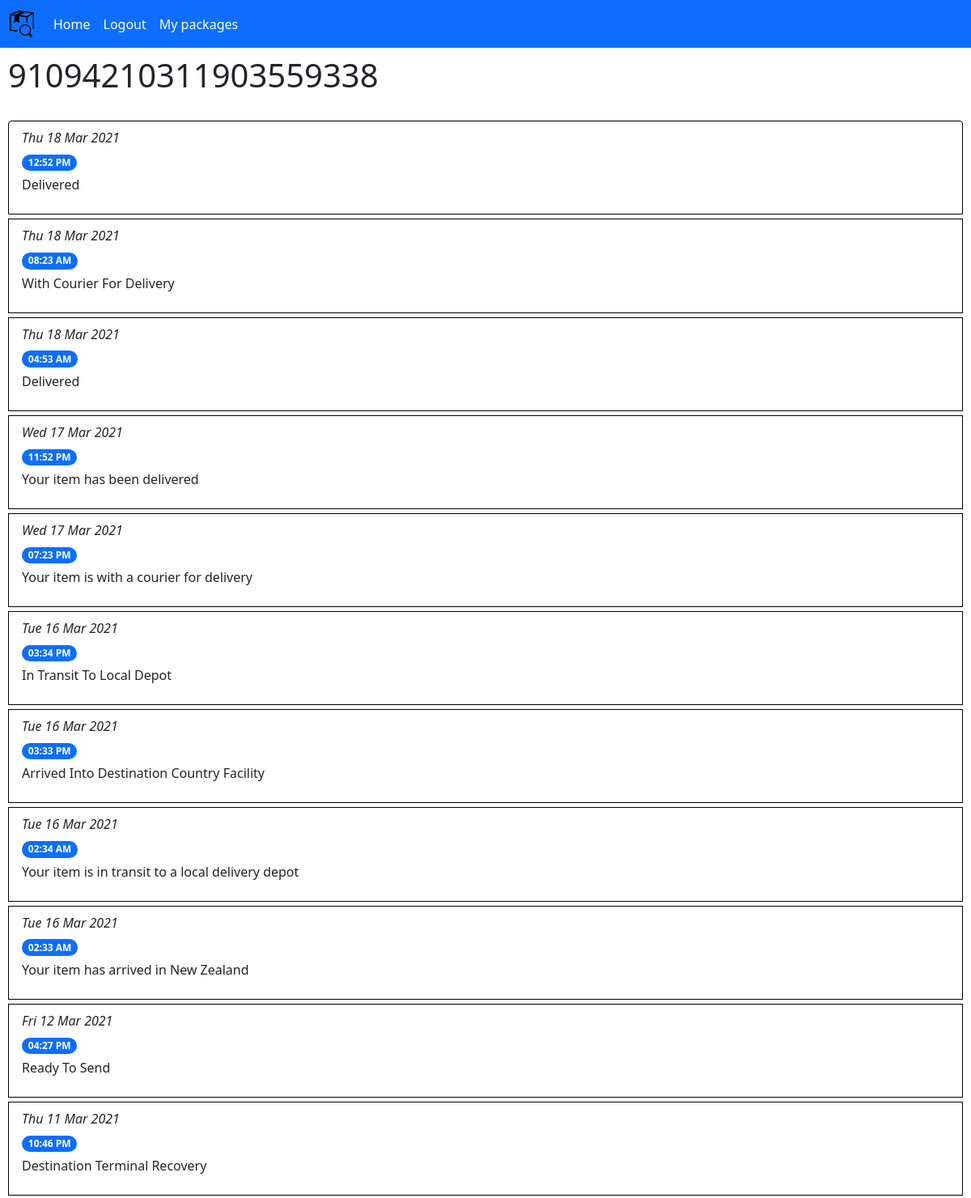
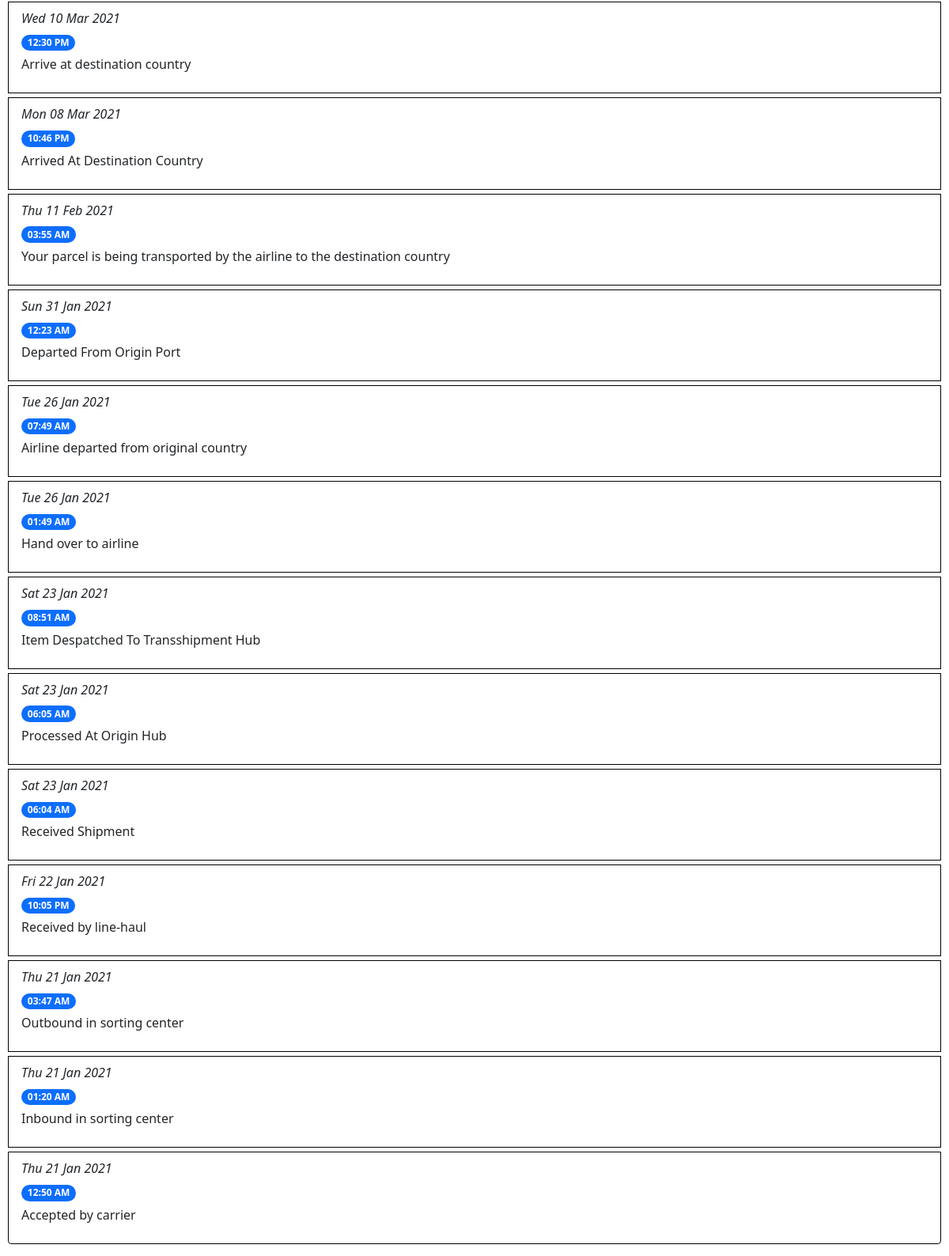
Before: /packageDetails/1 (signed in) with the older database file (2 pictures, top to bottom).
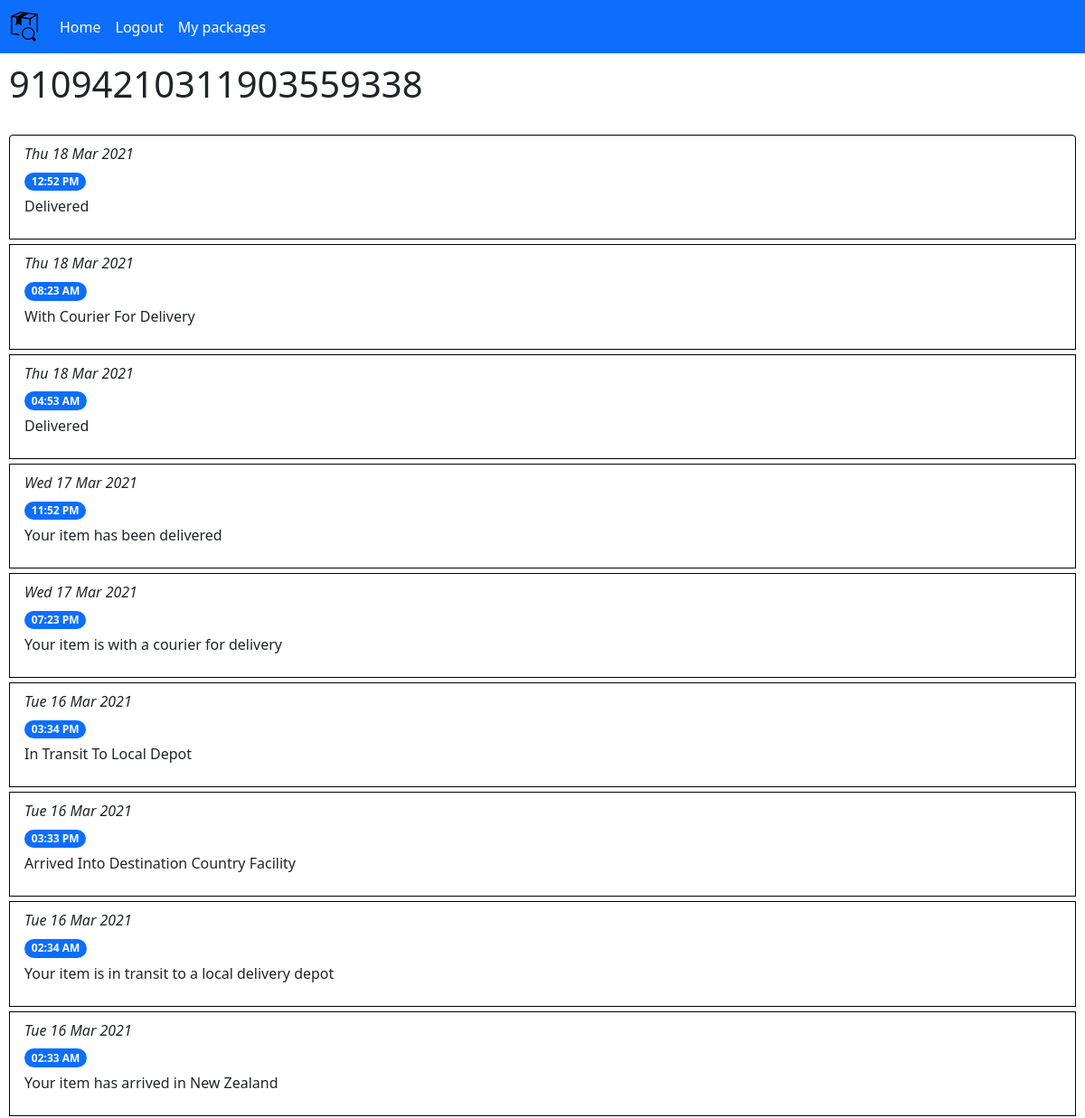
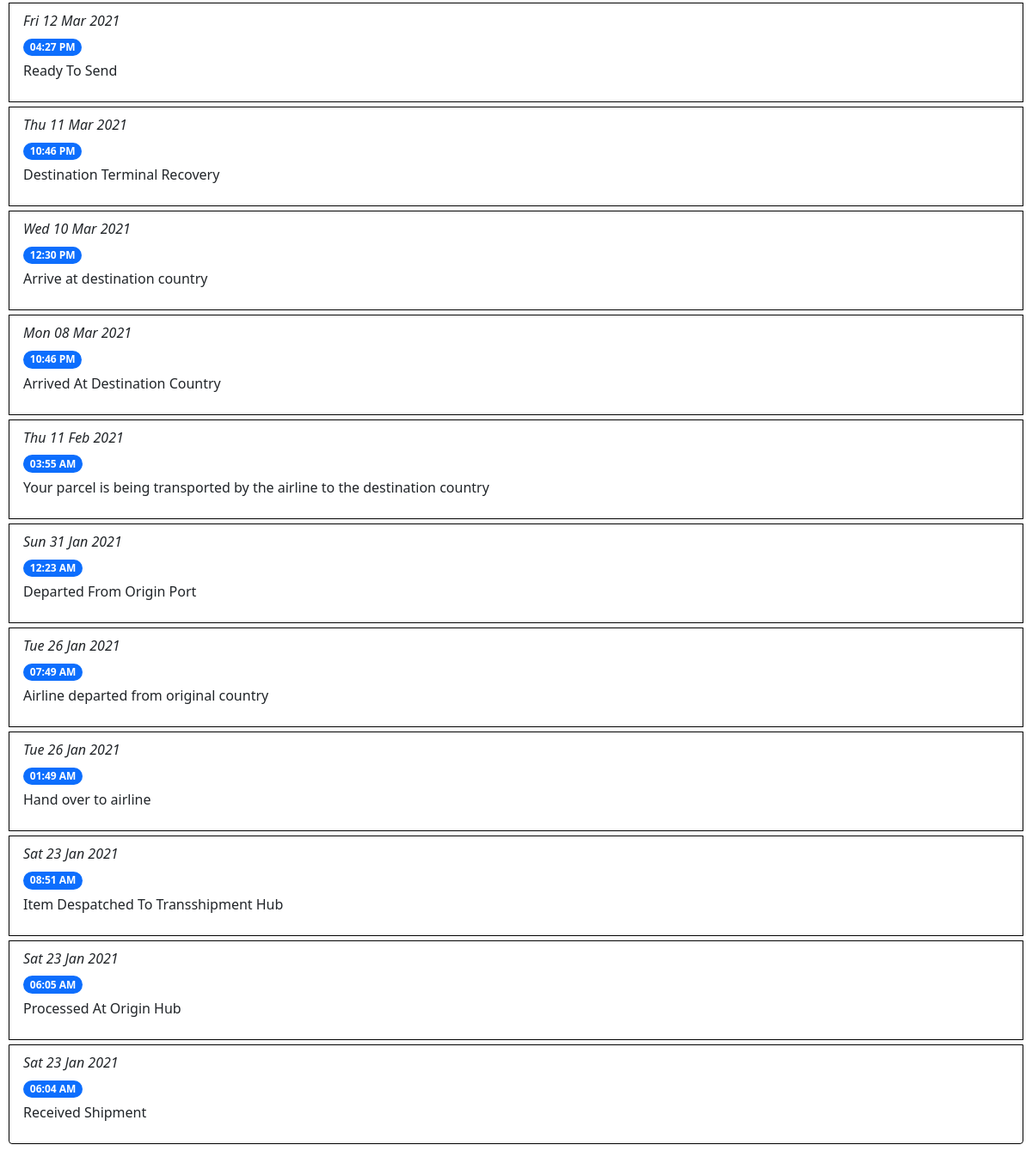
After: the same page with the newer database file (2 pictures, top to bottom).
### tables this page shows
CREATE TABLE 'package_data' (
'id' INTEGER NOT NULL  PRIMARY KEY AUTOINCREMENT,
'package_id' INTEGER NOT NULL  REFERENCES 'packages' ('id'),
'date' TEXT(12) NOT NULL ,
'time' TEXT(8) NOT NULL ,
'data' TEXT NOT NULL 
);

### main.py (the view)
@app.route("/packageDetails/<int:packageID>")
@login_required
def viewPackage(packageID):
	packageData = packageHandler.getPackageData(packageID, session["userID"])
	if not packageData:
		flash("You are not tracking that package. Add it!", "primary")
		return redirect(url_for("packageList"))
	return render_template("packageData.html", packageData=packageData)

### main.py (called while the page is built)
def login_required(func):
	@wraps(func) # This decorator copies over function attributes like __name__, docstring etc. required by flask for some reason
	def wrapper(*args, **kwargs):
		if "userID" in session and session["userID"] > 0:
			return func(*args, **kwargs)
		else:
			flash("You need to log in to do that!", "danger")
			return redirect(url_for("login"))
	return wrapper

### packages.py (called while the page is built)
def createDBConnection(func):
	def wrapper(self, *args, **kwargs):
		with sqlite3.connect(self.dbPath) as con:
			self.con = con
			return func(self, *args, **kwargs)
	return wrapper

	@createDBConnection
	def getPackageData(self, packageID, userID):
		if self.isPackageAssociatedWithUser(packageID, userID) == False:
			return False
		cur = self.con.cursor() # Dictionary format cursor
		cur.row_factory = sqlite3.Row
		cur.execute("SELECT id, date, time, data FROM package_data WHERE package_id = ? UNION SELECT 0, COALESCE(title, trackingNumber) AS title, trackingNumber, NULL FROM packages WHERE id = ?", [packageID, packageID])
		result = cur.fetchall()
		cur.close()
		return result

### templates/packageData.html (shortened to what this page needs)
{% from "includes/form_renderer.html" import render_form %}
{% extends "main_layout_container.html" %}
{% block body %}
	<div style="padding: 10px;">
		<h1>{{ packageData[0]["date"] }}</h1>
		<br>
		<ul class="list-group">
			{% if packageData|length < 2 %}
				<li class="list-group-item" style="border: 1px solid black; margin-bottom: 5px;">There is no tracking data for this package yet. Please try again in a few minutes.</li>
			{% else %}
				{% for data in packageData[1:] %}
					<li class="list-group-item" style="border: 1px solid black; margin-bottom: 5px;">
						<p class="fst-italic" style="margin-bottom: 5px;">{{ data["date"] }}</p>
						<span class="badge rounded-pill bg-primary">{{ data["time"] }}</span>
						<p style="margin-top: 5px;">{{ data["data"] }}</p>
					</li>
				{% endfor %}
			{% endif %}
		</ul>
	</div>
{% endblock %}

Changed rows visible on the page:
removed package_data: date "Fri 22 Jan 2021", time "10:05 PM", data "Received by line-haul"
removed package_data: date "Thu 21 Jan 2021", time "03:47 AM", data "Outbound in sorting center"
removed package_data: date "Thu 21 Jan 2021", time "01:20 AM", data "Inbound in sorting center"
removed package_data: date "Thu 21 Jan 2021", time "12:50 AM", data "Accepted by carrier"
